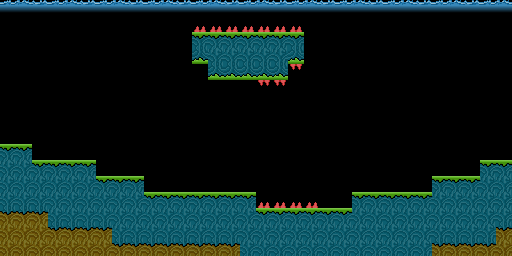

Rendered tile map (Tiled .tmx) drawn with the repository's tilesets; below, a short description and the full map source, tile grids included:
An orthogonal 32x16 tile map with 16x16 px tiles, 1 tile layer (tiles) and 6 objects (6x Enemy).

<map version="1.0" tiledversion="1.1.5" orientation="orthogonal" renderorder="right-down" width="32" height="16" tilewidth="16" tileheight="16" infinite="0" nextobjectid="16">
 <tileset firstgid="1" name="sample" tilewidth="16" tileheight="16" tilecount="256" columns="16">
  <image source="spritesheet-jn.png" width="256" height="256" />
 </tileset>
 <layer name="tiles" width="32" height="16">
  <data encoding="csv">
49,50,51,49,50,51,49,50,51,49,50,51,49,50,51,49,50,51,49,50,51,49,50,51,49,50,51,49,50,51,49,50,
0,0,0,0,0,0,0,0,0,0,0,0,98,98,98,98,98,98,98,0,0,0,0,0,0,0,0,0,0,0,0,0,
0,0,0,0,0,0,0,0,0,0,0,0,1,1,1,1,1,1,1,0,0,0,0,0,0,0,0,0,0,0,0,0,
0,0,0,0,0,0,0,0,0,0,0,0,33,17,17,17,17,17,33,0,0,0,0,0,0,0,0,0,0,0,0,0,
0,0,0,0,0,0,0,0,0,0,0,0,0,33,33,33,33,33,97,0,0,0,0,0,0,0,0,0,0,0,0,0,
0,0,0,0,0,0,0,0,0,0,0,0,0,0,0,0,97,97,0,0,0,0,0,0,0,0,0,0,0,0,0,0,
0,0,0,0,0,0,0,0,0,0,0,0,0,0,0,0,0,0,0,0,0,0,0,0,0,0,0,0,0,0,0,0,
0,0,0,0,0,0,0,0,0,0,0,0,0,0,0,0,0,0,0,0,0,0,0,0,0,0,0,0,0,0,0,0,
0,0,0,0,0,0,0,0,0,0,0,0,0,0,0,0,0,0,0,0,0,0,0,0,0,0,0,0,0,0,0,0,
1,1,0,0,0,0,0,0,0,0,0,0,0,0,0,0,0,0,0,0,0,0,0,0,0,0,0,0,0,0,0,0,
17,17,1,1,1,1,0,0,0,0,0,0,0,0,0,0,0,0,0,0,0,0,0,0,0,0,0,0,0,0,1,1,
17,17,17,17,17,17,1,1,1,0,0,0,0,0,0,0,0,0,0,0,0,0,0,0,0,0,0,1,1,1,17,17,
17,17,17,17,17,17,17,17,17,1,1,1,1,1,1,1,98,98,98,98,0,0,1,1,1,1,1,17,17,17,17,17,
2,2,2,17,17,17,17,17,17,17,17,17,17,17,17,17,1,1,1,1,1,1,17,17,17,17,17,17,17,17,17,17,
18,18,18,2,2,2,2,17,17,17,17,17,17,17,17,17,17,17,17,17,17,17,17,17,17,17,17,17,17,17,17,2,
18,18,18,18,18,18,18,2,2,2,2,2,2,2,2,17,17,17,17,17,17,17,17,17,17,17,17,2,2,2,2,18
</data>
 </layer>
 <objectgroup name="objects">
  <object id="7" name="JellyFish" type="Enemy" x="390.333" y="37.5" width="66.5" height="65">
   <properties>
    <property name="speed" type="float" value="0.01" />
   </properties>
   <ellipse />
  </object>
  <object id="11" name="PufferFish" type="Enemy" x="354" y="167.333" width="71.75" height="15">
   <properties>
    <property name="speed" type="float" value="1" />
   </properties>
  </object>
  <object id="12" name="PufferFish" type="Enemy" x="10" y="38" width="175.25" height="15">
   <properties>
    <property name="speed" type="float" value="0.5" />
   </properties>
  </object>
  <object id="13" name="JellyFish" type="Enemy" x="162.75" y="-2.5" width="172.5" height="110">
   <properties>
    <property name="speed" type="float" value="5" />
   </properties>
   <ellipse />
  </object>
  <object id="14" name="JellyFish" type="Enemy" x="290.75" y="116.5" width="25.5" height="61">
   <properties>
    <property name="speed" type="float" value="1" />
   </properties>
   <ellipse />
  </object>
  <object id="15" name="PufferFish" type="Enemy" x="18.125" y="114.5" width="430.75" height="15">
   <properties>
    <property name="speed" type="float" value="1" />
   </properties>
  </object>
 </objectgroup>
</map>